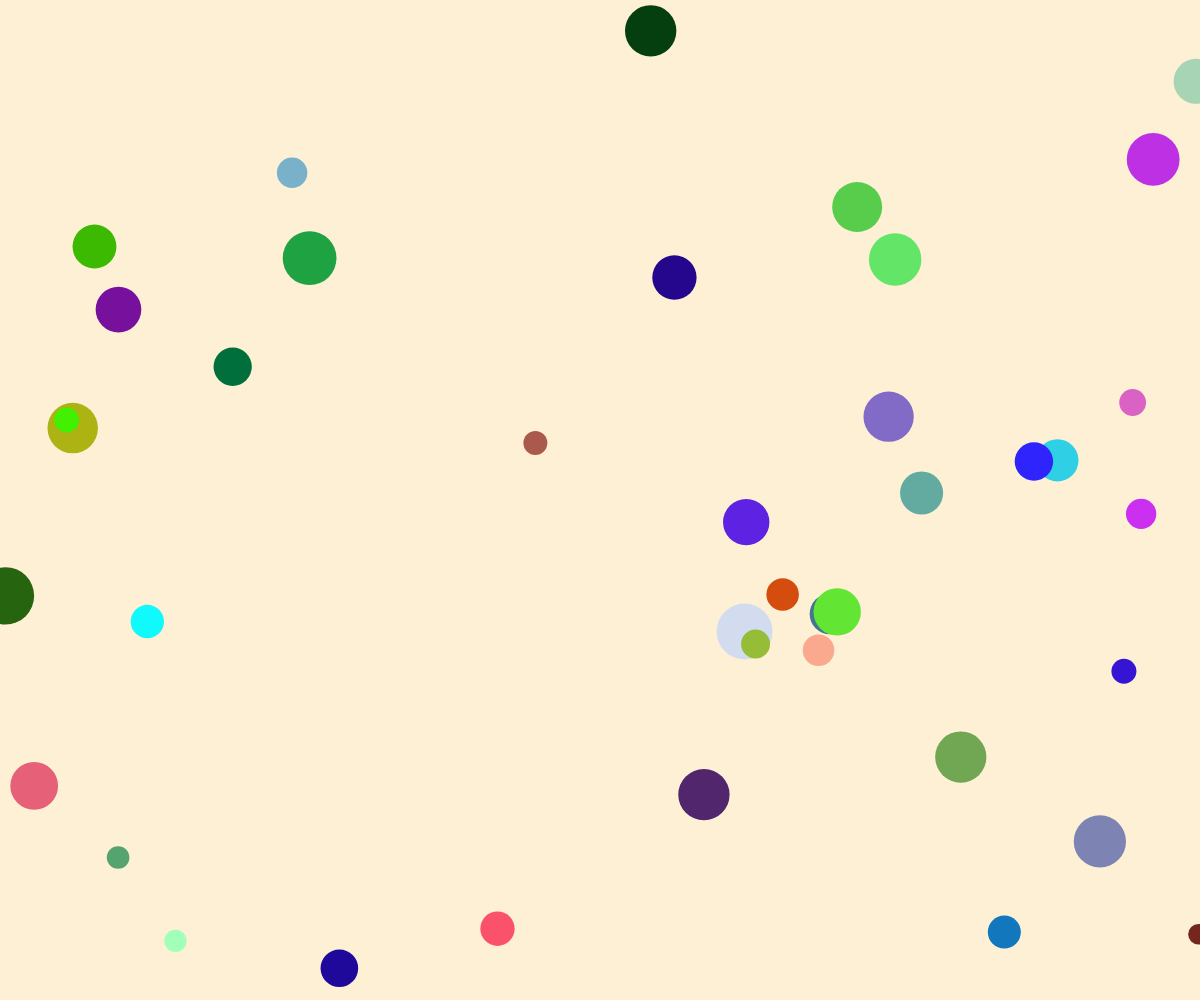
Frame 1 (no input)
Frame 60 (no input): identical to frame 1, image omitted
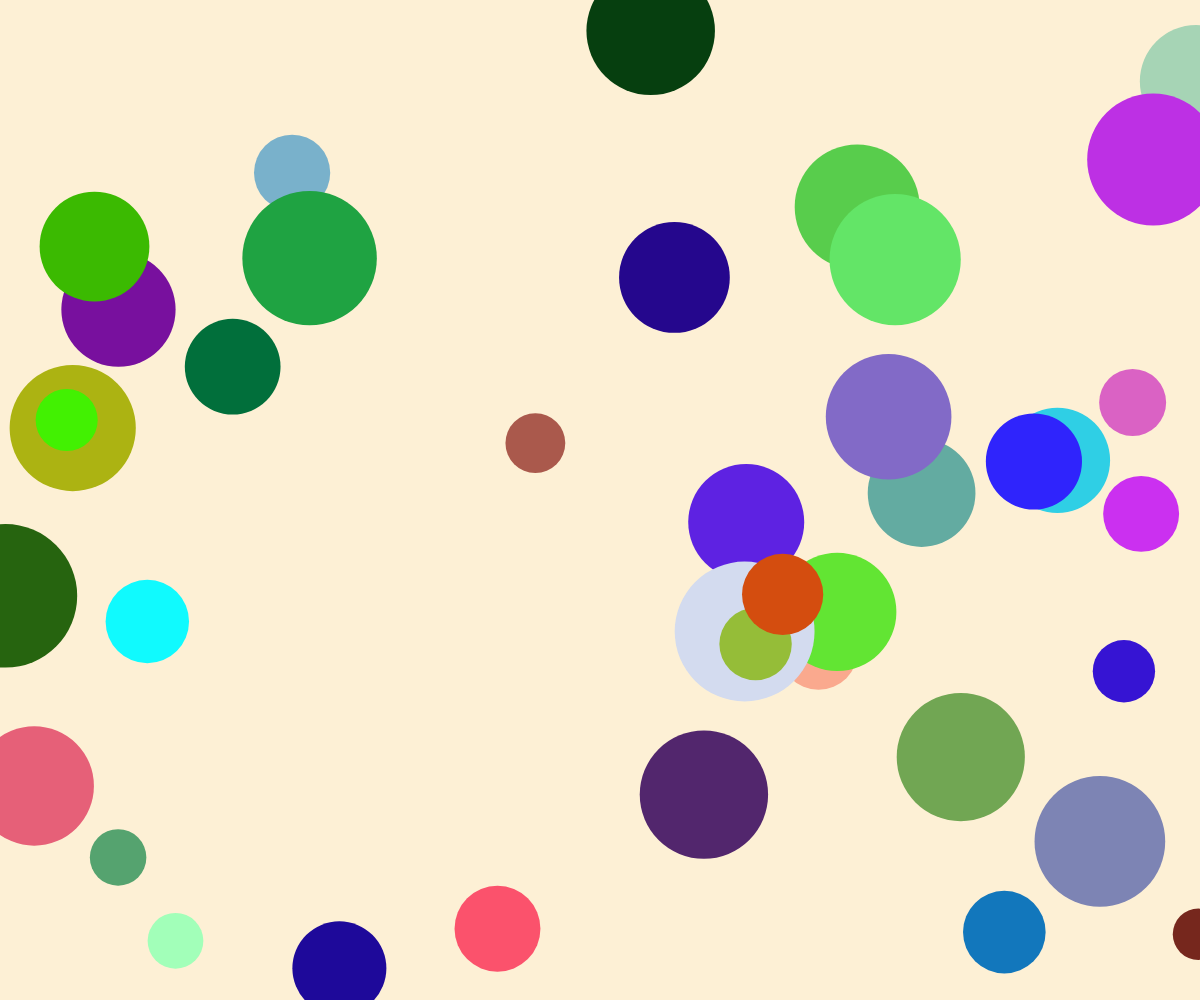
Frame 120 (the mouse pressed at the canvas centre since frame 60)

The p5.js sketch that drew these frames (run headless with seeded random() and noise() and a simulated clock; from frame 60 on, the mouse is pressed at the canvas centre):

// p5.js sketch
// ── sketch.js
let circles = [];

function setup() {
  let canvas = createCanvas(windowWidth, windowHeight);
  canvas.position(0, 0);
  canvas.style('z-index', '-1'); // 設定畫布為最底層
  background('#fdf0d5');

  generateCircles();
}

function draw() {
  background('#fdf0d5');
  let sizeFactor = map(mouseX, 0, width, 0.5, 2);

  for (let circle of circles) {
    fill(circle.color);
    noStroke();
    ellipse(circle.x, circle.y, circle.size * sizeFactor);
  }
}

function windowResized() {
  resizeCanvas(windowWidth, windowHeight);
  generateCircles(); // 視窗調整時重新分佈圓圈
}

function generateCircles() {
  circles = [];
  for (let i = 0; i < 40; i++) {
    circles.push({
      x: random(windowWidth),
      y: random(windowHeight),
      size: random(40, 120),
      color: color(random(255), random(255), random(255))
    });
  }
}
